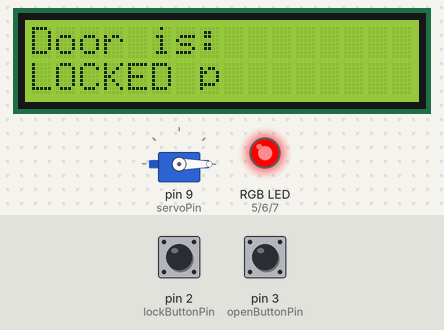
This sketch was run on a simulated Arduino Uno, built with avr-gcc and run on an emulated ATmega328P. Shown: servo, 16×2 character LCD, an RGB LED mixed from three pins (HIGH = lit). The test bench sets the inputs (shaded band); at power-on: pin 2 (lockButtonPin) HIGH, pin 3 (openButtonPin) HIGH. What the sketch prints to the serial monitor is not drawn.

Above: at 1.2 s.
1.3 s: pin 2 (lockButtonPin) pulled LOW for 0.15 s
At 2.1 s:
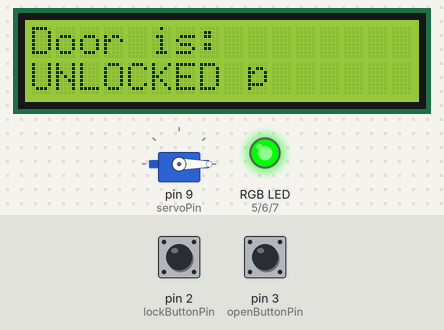
3.0 s: pin 3 (openButtonPin) pulled LOW for 0.15 s
At 4.4 s:
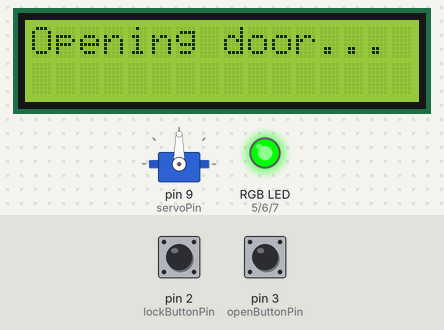
6.1 s: pin 2 (lockButtonPin) pulled LOW for 1 s
At 7.2 s:
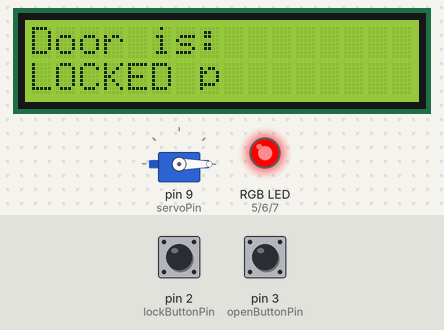
8.6 s: pin 2 (lockButtonPin) pulled LOW for 3.2 s
At 9.2 s:
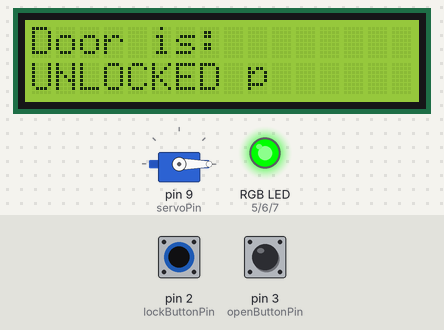
13.3 s: pin 3 (openButtonPin) pulled LOW for 1 s
At 14.6 s:
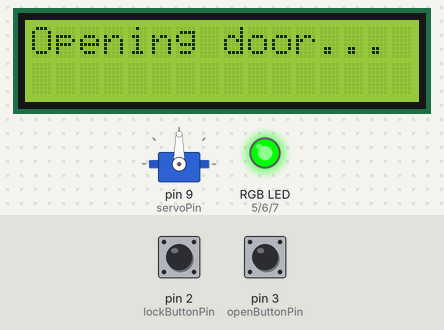
Timing chart, 0 to 17.0 s (numbered marks = the images above; inputs shaded):
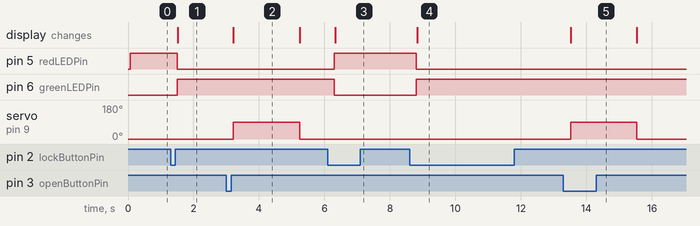

Measured:
- after the input at 1.3 s, pin 5 (redLEDPin): HIGH → LOW after 0.20 s; pin 6 (greenLEDPin): LOW → HIGH after 0.20 s; the display: changes after 0.22 s (image 1)
- after the input at 3.0 s, servo on pin 9 (servoPin): 0° → 90° after 0.22 s, → 0° 2.0 s later; the display: changes after 0.22 s (image 2)
- after the input at 6.1 s, pin 5 (redLEDPin): LOW → HIGH after 0.20 s; pin 6 (greenLEDPin): HIGH → LOW after 0.20 s; the display: changes after 0.23 s (image 3)
- after the input at 8.6 s, pin 5 (redLEDPin): HIGH → LOW after 0.20 s; pin 6 (greenLEDPin): LOW → HIGH after 0.20 s; the display: changes after 0.23 s (image 4)
- after the input at 13.3 s, servo on pin 9 (servoPin): 0° → 90° after 0.22 s, → 0° 2.0 s later; the display: changes after 0.22 s (image 5)
- what the display in image 2 shows lasts 2.0 s, from 3.2 s to 5.2 s

The sketch:

smart-door-lock.ino
```cpp
#include <Servo.h>
#include <Wire.h>
#include <LiquidCrystal_I2C.h>

// Pin Definitions
const int lockButtonPin = 2;
const int openButtonPin = 3;
const int redLEDPin = 5;
const int greenLEDPin = 6;
const int blueLEDPin = 7; // Optional
const int servoPin = 9;

int doorclosetime = 2000;

// Objects
Servo doorServo;
LiquidCrystal_I2C lcd(0x27, 16, 2); // Adjust address if needed

// State
bool isLocked = true;

void setup() {
  // Initialize Serial
  Serial.begin(9600);

  // Buttons as INPUT_PULLUP
  pinMode(lockButtonPin, INPUT_PULLUP);
  pinMode(openButtonPin, INPUT_PULLUP);

  // RGB LED
  pinMode(redLEDPin, OUTPUT);
  pinMode(greenLEDPin, OUTPUT);
  pinMode(blueLEDPin, OUTPUT); // Optional

  // Servo
  doorServo.attach(servoPin);
  doorServo.write(0); // Closed position

  // LCD
  lcd.init();
  lcd.backlight();

  updateStatus(); // Initial display
}

void loop() {
  // Handle lock/unlock toggle
  if (digitalRead(lockButtonPin) == LOW) {
    delay(200); // debounce
    isLocked = !isLocked;
    updateStatus();
    Serial.println(isLocked ? "LOCKED" : "UNLOCKED");
    while (digitalRead(lockButtonPin) == LOW); // wait for release
  }

  // Handle open door
  if (digitalRead(openButtonPin) == LOW && !isLocked) {
    delay(200); // debounce
    openDoor();
    while (digitalRead(openButtonPin) == LOW); // wait for release
  }

  // Listen to serial from Python
  if (Serial.available()) {
    String command = Serial.readStringUntil('\n');
    command.trim();
    if (command == "OPEN" && !isLocked) {
      openDoor();
    }
  }
}

void updateStatus() {
  // Update RGB LED
  digitalWrite(redLEDPin, isLocked ? HIGH : LOW);
  digitalWrite(greenLEDPin, isLocked ? LOW : HIGH);
  digitalWrite(blueLEDPin, LOW); // Not used

  // Update LCD
  lcd.clear();
  lcd.setCursor(0, 0);
  lcd.print("Door is:");
  lcd.setCursor(0, 1);
  lcd.print(isLocked ? "LOCKED 🔒" : "UNLOCKED 🔓");
}

void openDoor() {
  lcd.clear();
  lcd.setCursor(0, 0);
  lcd.print("Opening door...");
  doorServo.write(90);  // Open
  delay(doorclosetime);
  doorServo.write(0);   // Close
  updateStatus();
}
```
